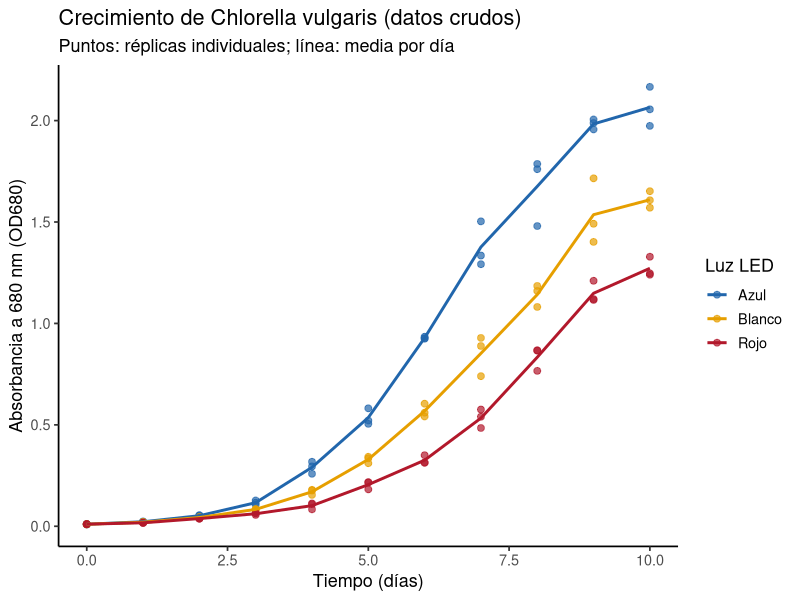
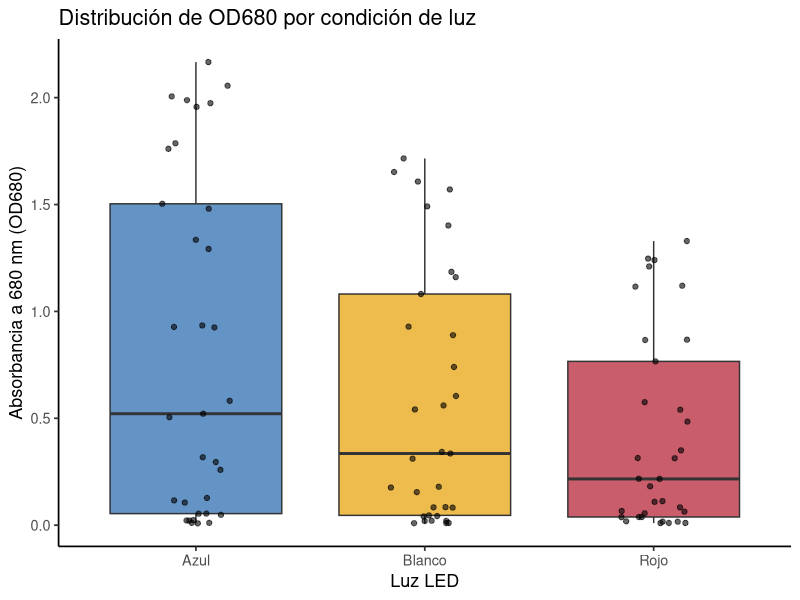
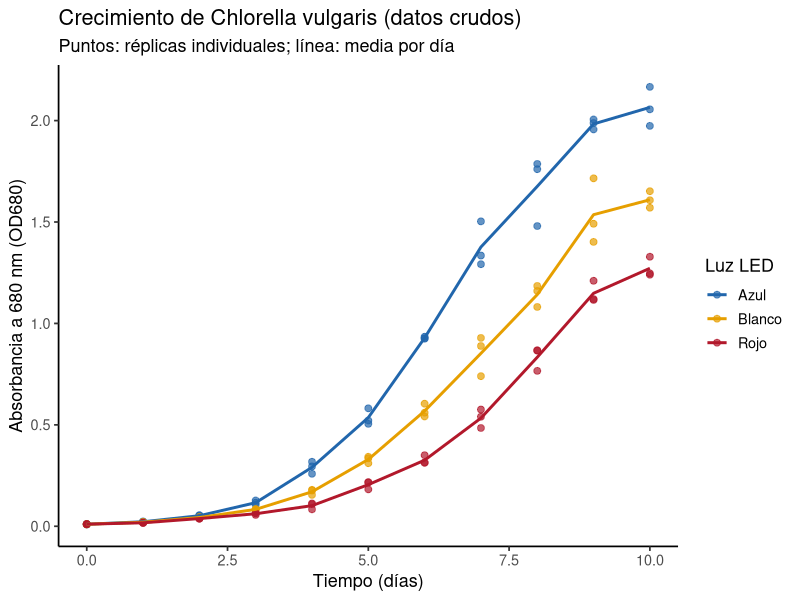
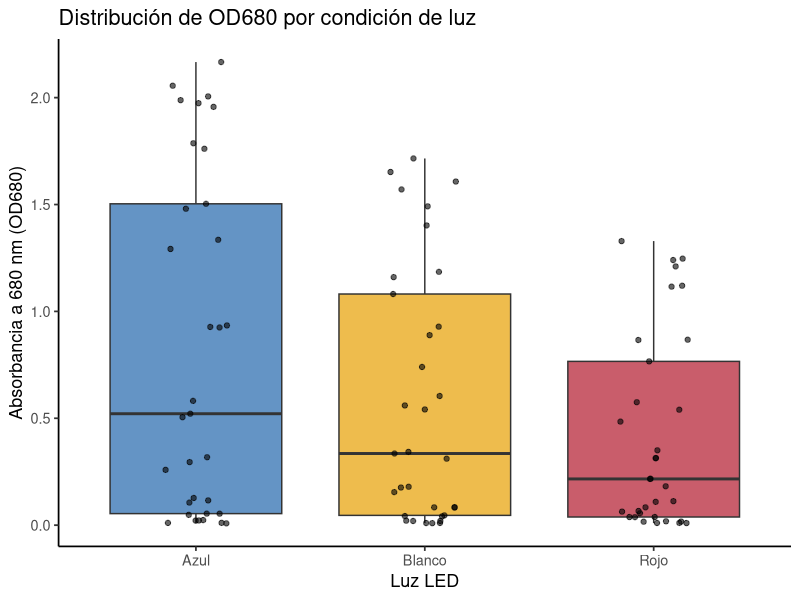

The R script that drew these images, in order:
# ==========================================================================
# 01. Contexto y toma de datos: crecimiento de Chlorella vulgaris
# ==========================================================================
# Autor: Dr. José Juan Torres Martínez
# Docente de Ciencias Químicas
# Universidad Autónoma de San Luis Potosí (UASLP)
# México
#
# Material académico para estudiantes
# Serie "Aprende R" — Lección 01
#
# Descripción: Primera lección de la serie. Se presenta el experimento
#   (crecimiento de Chlorella vulgaris bajo luz LED azul, blanca
#   (control) y roja), se leen
#   los datos tal como se registraron en el laboratorio (archivo
#   datos_chlorella_ancho.csv), se ordenan en R (datos ordenados o
#   "tidy data") y se hace un primer análisis exploratorio: resumen por
#   grupo, valores faltantes y gráficas iniciales. Los datos ordenados se
#   guardan para la Lección 02.
#
# Objetivos de aprendizaje:
#   - Describir un experimento: variables, unidades y réplicas.
#   - Leer datos de un archivo con read_csv().
#   - Pasar los datos del formato ancho (libreta de laboratorio) al
#     formato largo (tidy data) con pivot_longer().
#   - Resumir los datos por grupo (media, desviación estándar).
#   - Explorar los datos con gráficas antes de analizarlos.
#
# Datos: archivo datos_chlorella_ancho.csv, con las mediciones de
#   absorbancia (OD680) registradas en el laboratorio. Los valores son
#   simulados con fines didácticos, con magnitudes realistas.
# ==========================================================================

# --------------------------------------------------------------------------
# 1. Cargar paquetes
# --------------------------------------------------------------------------
library(tidyverse)

# --------------------------------------------------------------------------
# 2. El experimento (contexto)
# --------------------------------------------------------------------------
# Pregunta: ¿La luz LED azul o la luz LED roja produce un mayor crecimiento
#   de la microalga Chlorella vulgaris, comparadas con el control con luz
#   blanca?
#
# Diseño:
#   - Organismo: Chlorella vulgaris (microalga verde).
#   - Tratamientos: luz LED azul, luz LED blanca (control) y luz LED
#     roja (3 condiciones).
#   - Réplicas: 3 cultivos independientes por condición (n = 3).
#   - Duración: 10 días, con una medición diaria.
#   - Variable medida: absorbancia a 680 nm (OD680), que es proporcional
#     a la densidad celular. En la práctica, las muestras con OD680 mayor
#     a 1.0 se diluyen antes de medir.
#
# Variables:
#   - dia: día del cultivo (0 a 10).
#   - luz: condición de luz (Azul, Blanco o Rojo).
#   - replica: número de réplica (1, 2 o 3).
#   - OD680: absorbancia a 680 nm (sin unidades).

# --------------------------------------------------------------------------
# 3. Leer los datos tal como se registraron en el laboratorio
# --------------------------------------------------------------------------
# El archivo viene en formato ANCHO, como en la libreta o la hoja de
# cálculo: una fila por día y una columna por réplica. Así NO se analizan
# bien en R; primero hay que ordenarlos (sección 4).

datos_ancho <- read_csv("datos_chlorella_ancho.csv", show_col_types = FALSE)

print(datos_ancho)

# --------------------------------------------------------------------------
# 4. Ordenar los datos (tidy data, formato largo)
# --------------------------------------------------------------------------
# Regla de los datos ordenados ("tidy data"):
#   - Cada variable es una columna.
#   - Cada observación es una fila.
#   - Cada valor es una celda.
# Con pivot_longer() pasamos del formato ancho al formato largo.

datos <- datos_ancho %>%
  pivot_longer(
    cols = -dia,
    names_to = c("luz", "replica"),
    names_sep = "_R",
    values_to = "OD680"
  ) %>%
  mutate(replica = as.integer(replica))

print(datos)

# --------------------------------------------------------------------------
# 5. Primer análisis: resumen por día y condición
# --------------------------------------------------------------------------
resumen <- datos %>%
  group_by(dia, luz) %>%
  summarise(
    n        = n(),
    media_OD = mean(OD680),
    de_OD    = sd(OD680),
    min_OD   = min(OD680),
    max_OD   = max(OD680),
    .groups = "drop"
  )

print(resumen)

# --------------------------------------------------------------------------
# 6. Revisión de calidad: valores faltantes y valores fuera de rango
# --------------------------------------------------------------------------
# ¿Hay valores faltantes? (debe ser 0)
sum(is.na(datos$OD680))

# ¿Hay valores fuera de rango? (OD680 debe estar entre 0 y 3)
filter(datos, OD680 < 0 | OD680 > 3)

# --------------------------------------------------------------------------
# 7. Exploración gráfica (antes de analizar, hay que mirar los datos)
# --------------------------------------------------------------------------
# Gráfica 1: OD680 contra el tiempo; puntos = réplicas, línea = media.
grafica_puntos <- ggplot(datos, aes(x = dia, y = OD680, color = luz)) +
  geom_point(size = 2, alpha = 0.7) +
  geom_line(
    data = resumen,
    aes(x = dia, y = media_OD, group = luz),
    linewidth = 1
  ) +
  scale_color_manual(
    values = c("Azul" = "#2166ac", "Blanco" = "#E69F00", "Rojo" = "#b2182b")
  ) +
  labs(
    x = "Tiempo (días)",
    y = "Absorbancia a 680 nm (OD680)",
    color = "Luz LED",
    title = "Crecimiento de Chlorella vulgaris (datos crudos)",
    subtitle = "Puntos: réplicas individuales; línea: media por día"
  ) +
  theme_classic(base_size = 13)

print(grafica_puntos)

# Gráfica 2: distribución de OD680 por condición de luz (caja y puntos).
grafica_caja <- ggplot(datos, aes(x = luz, y = OD680, fill = luz)) +
  geom_boxplot(alpha = 0.7) +
  geom_jitter(width = 0.15, size = 1.5, alpha = 0.6) +
  scale_fill_manual(
    values = c("Azul" = "#2166ac", "Blanco" = "#E69F00", "Rojo" = "#b2182b")
  ) +
  labs(
    x = "Luz LED",
    y = "Absorbancia a 680 nm (OD680)",
    title = "Distribución de OD680 por condición de luz"
  ) +
  theme_classic(base_size = 13) +
  theme(legend.position = "none")

print(grafica_caja)

# --------------------------------------------------------------------------
# 8. Guardar los datos ordenados para la Lección 02
# --------------------------------------------------------------------------
write_csv(datos, "datos_chlorella.csv")

# --------------------------------------------------------------------------
# 9. Exportar las gráficas
# --------------------------------------------------------------------------
# Todas las gráficas de la lección se guardan como archivos PNG en alta
# resolución (300 dpi), listas para un informe o una presentación.
ggsave("01_exploracion_puntos.png", grafica_puntos,
       width = 18, height = 12, units = "cm", dpi = 300)
ggsave("01_exploracion_caja.png", grafica_caja,
       width = 16, height = 12, units = "cm", dpi = 300)

# --------------------------------------------------------------------------
# Interpretación: Gráfica 1 (OD680 contra el tiempo)
# --------------------------------------------------------------------------
# - Eje X: tiempo, en días (0 a 10). Es el tiempo desde que se inició el
#   cultivo.
# - Eje Y: absorbancia a 680 nm (OD680), adimensional (no tiene unidades:
#   es una medida de cuánta luz absorbe el cultivo, y crece cuando hay más
#   células). Un OD680 de 0 significa cultivo casi sin células; un OD680
#   de 2 significa un cultivo denso.
# - Lo que se aprecia: los puntos (cada réplica) suben con el tiempo y la
#   línea (la media por día) también sube. La curva azul sube más rápido
#   y llega más alto; la blanca (control, luz blanca) queda en medio y
#   la roja queda abajo. Al principio (días 0-1) las tres están casi en
#   cero; después se separan.
# - Qué significa: el cultivo crece con el tiempo. La luz azul produce
#   más crecimiento que el control con luz blanca, y la luz roja produce
#   menos que el control.
#
# Interpretación: Gráfica 2 (distribución de OD680 por luz)
# --------------------------------------------------------------------------
# - Eje X: condición de luz (Azul, Blanco o Rojo). No es una cantidad,
#   son tres grupos.
# - Eje Y: absorbancia a 680 nm (OD680), adimensional, igual que arriba.
# - Lo que se aprecia: cada caja resume todas las mediciones de un
#   tratamiento. La línea dentro de la caja es la mediana (el valor del
#   medio). La caja cubre el 50% central de los datos. Los puntos son las
#   mediciones. La caja azul está más arriba que la blanca (control) y
#   la roja está más abajo: la azul tiene los valores mayores, la blanca
#   queda en medio y la roja los menores.
# - Qué significa: en conjunto, la luz azul da valores de OD680 más altos
#   que el control con luz blanca, y la luz roja da valores más bajos que
#   el control. La dispersión (el ancho de la caja y de los puntos)
#   muestra que los valores varían entre días y réplicas, lo cual es
#   normal porque el cultivo crece con el tiempo.

# --------------------------------------------------------------------------
# Qué aprendimos
# --------------------------------------------------------------------------
# - Los datos se toman en el laboratorio como mediciones reales (OD680 por
#   día y por réplica) y se ordenan en formato tidy para poder analizarlos.
# - Antes de analizar, hay que mirar los datos: un gráfico de puntos contra
#   el tiempo muestra el crecimiento, y un gráfico de caja compara los
#   tratamientos.
# - La OD680 es adimensional y crece cuando hay más células; por eso sirve
#   para seguir el crecimiento del cultivo.
# - La luz azul produce más crecimiento que el control con luz blanca, y
#   la luz roja produce menos que el control.

# --------------------------------------------------------------------------
# Qué sigue (Lección 02)
# --------------------------------------------------------------------------
# En la Lección 02 tomaremos este archivo (datos_chlorella.csv),
# convertiremos la OD680 a densidad celular (células/mL) con la
# calibración, calcularemos la velocidad específica de crecimiento (mu)
# A PARTIR DE LOS DATOS, y graficaremos la curva de crecimiento. Nada de
# lo que calcularemos está dado de
# antemano: todo sale de estas mediciones.
